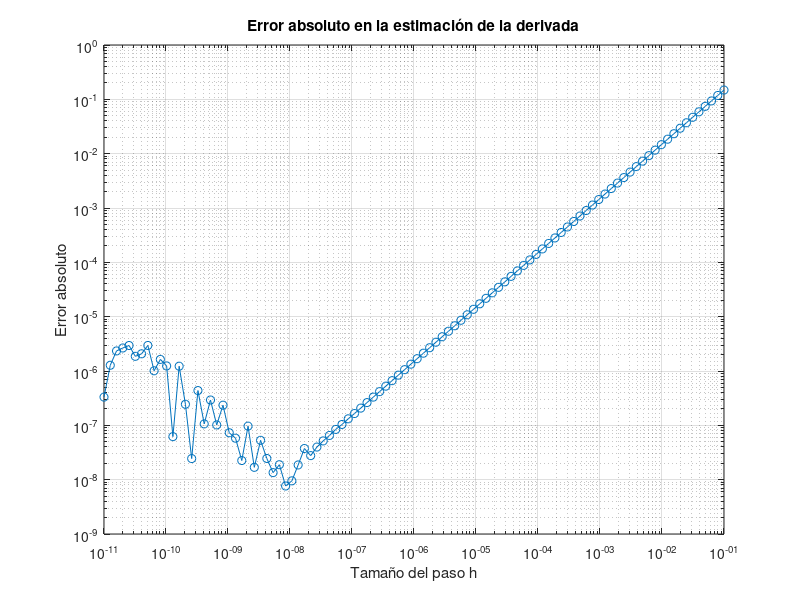

Source code (MATLAB):
#Guia 6 - Ejercicio 1
#--------------------




% Definición de la función
f = @(x) exp(x) - 2*x^2 + 3*x - 1;

% Punto en el que se desea estimar la derivada
x0 = 0;
##x_int = [-0.1, 0.1];

% Valores de h para probar
h_val = logspace(-11,-1,100);
##h_val = linspace (1e-11,1e-1,100);
##h_val = 0.1;

% Valor real de la primera derivada en x0
real_deriv = exp(x0) - 4*x0 + 3;

% Calcula la estimación de la derivada con diferentes valores de h
est_deriv = zeros(size(h_val));
E_abs = zeros(size(h_val));
E_redon = zeros(size(h_val));

  for i = 1:length(h_val)
      h = h_val(i);

      est_deriv(i) = (f(x0 + h) - f(x0)) / h;
      E_abs(i) = abs(est_deriv(i) - real_deriv);
##      E_redon(i) = E_abs(i)/h;
  end

% Graficar el error absoluto en función de h
loglog(h_val, E_abs, 'o-');
xlabel('Tamaño del paso h');
ylabel('Error absoluto');
title('Error absoluto en la estimación de la derivada');
grid on;
##loglog(h_val, E_abs_tres_ptos, 'o-');

#######################################################################
%Parte b

% Definición de la función segunda derivada
f_seg = @(x) exp(x) - 4;

% Cálculo de la norma infinito de f'' en el intervalo
norm_f_seg = norm(f_seg(x0),inf);

% Cota del error teórico
E_bound = h/2 * norm_f_seg;

% Comprobación de la cota de error

  if E_abs <= E_bound
    disp('Se verifica la cota del error')
  else
    disp ('No se cumple la cota del error')
  end

#######################################################################
%Parte c

est_deriv_tres_ptos = zeros(size(h_val));
E_abs_tres_ptos = zeros(size(h_val));

  for i = 1:length(h_val)
      h = h_val(i);

      est_deriv_tres_ptos(i) = (f(x0 + h) - f(x0 - h)) / (2*h);
      E_abs_tres_ptos(i) = abs(est_deriv_tres_ptos(i) - real_deriv);
  end
